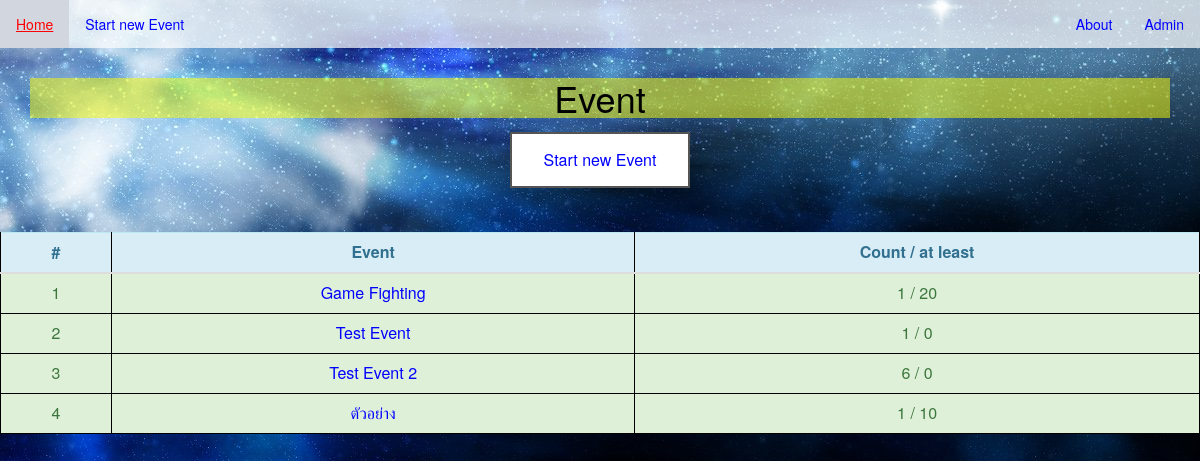
The page / on the database its author committed.
### event/models.py (models this page shows, shortened)
class Event(models.Model):
    event_name = models.TextField(default='') #name
    event_detail = models.TextField(default='') #detail
    event_numset = models.IntegerField(default=0) #limit for start
    event_location = models.TextField(default='') #location
    pcount = models.IntegerField(default=0) #person count

### event/views.py (the view)
# urls.py: url(r'^$', views.home, name='home'),
def home(request):
    event_list = Event.objects.order_by('event_name')
    context = {'event_list': event_list}
    return render(request, 'event/home.html', context)

### event/templates/event/home.html (shortened to what this page needs)
{% load static %}
<link rel="stylesheet" type="text/css" href="{% static 'event/homebg.css' %}" />
<link rel="stylesheet" type="text/css" href="{% static 'event/tablehyperlink.css' %}" />
<link rel="stylesheet" type="text/css" href="{% static 'event/navbar.css' %}" />
<html>
<head>
    <link href="{% static 'event/css/bootstrap.min.css' %}" rel="stylesheet">
</head>
<ul>
  <li><a href="">Home</a></li>
  <li><a href="new_event">Start new Event</a></li>
  <li style="float:right"><a href="login_page">Admin</a>
  <li style="float:right"><a href="about">About</a>
</ul>
    <body>
            <div class="container">
            <div class="text-center">
            <h1>Event</h1>
            </div>
            </div>
        <div style="text-align:center">
        <a class="button buttonBlack" href="new_event">Start new Event</a>
        </div>
        <br>
        <br>
        <table class="table table-inverse table-hover">
  <thead class="alert alert-info">
  {% if event_list %}
    <tr>
      <th>#</th>
      <th>Event</th>
      <th>Count / at least</th>
    </tr>
  </thead>
  <tbody>
  {% for event in event_list %}
    <tr class='alert alert-success'>
      <td scope="row">{{ forloop.counter }}</td>
      <td><a href="{{ event.id }}/">{{ event.event_name }}</a></td>
      <td>{{ event.pcount }} / {{ event.event_numset }}</td>
    </tr>
    {% endfor %}
    {% else %}
    <div class="alert alert-danger" role="alert">
  <strong>Sorry no event!</strong>
  <a href="new_event" class="alert-link">Create new here</a>.
</div>
    {% endif %}
  </tbody>
</table>
    </body>
</html>

### static/event/homebg.css (style rules this page uses)
body { background: white url("bg_img/bg1.jpg") no-repeat right bottom; }

### static/event/tablehyperlink.css (style rules this page uses)
.table a { display:block; text-decoration:none; }

### static/event/navbar.css (style rules this page uses)
ul { list-style-type: none; margin: 0; padding: 0; overflow: hidden; background-color: rgba(255, 255, 255, 0.7); }
li { float: left; }
li a { display: block; color: black; text-align: center; padding: 14px 16px; text-decoration: none; }

### event/templates/event/home.html (style rules this page uses)
table { border-collapse: collapse; }
table, td, th { border: 1px solid black; text-align: center; }
h1 { background-color: rgba(255, 255, 0, 0.5); color: black; }
.button { background-color: #4CAF50; border: none; color: white; padding: 15px 32px; text-align: center; text-decoration: none; display: inline-block; font-size: 16px; margin: 4px 2px; cursor: pointer; }
.buttonBlack { background-color: white; color: black; border: 2px solid #555555; }
a:link { color: blue; }

### rows shown on the page
Event: event_name "Game Fighting", pcount "1", event_numset "20"
Event: event_name "Test Event", pcount "1", event_numset "0"
Event: event_name "Test Event 2", pcount "6", event_numset "0"
Event: event_name "ตัวอย่าง", pcount "1", event_numset "10"
